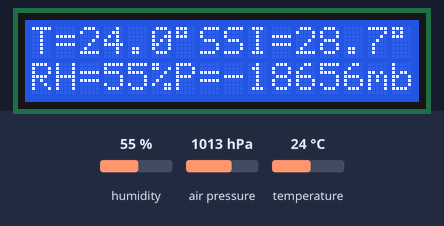
Bench run of a sketch on a simulated Arduino Uno, built with avr-gcc and run on an emulated ATmega328P. Parts: 16×2 character LCD. The test bench sets the inputs (shaded band); at power-on: air pressure 1013 hPa, humidity 55 %, temperature 24 °C. What the sketch prints to the serial monitor is not drawn.

Above: at 4.2 s.
4.3 s: air pressure set to 1000 hPa
At 6.3 s:
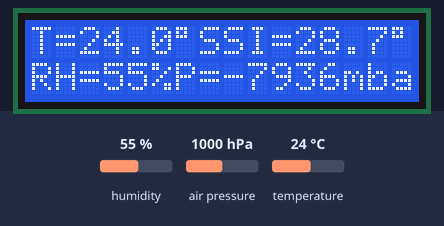
6.7 s: air pressure set to 1025 hPa
At 8.1 s:
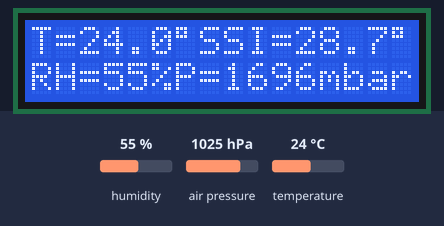
8.7 s: humidity set to 22 %
At 9.8 s:
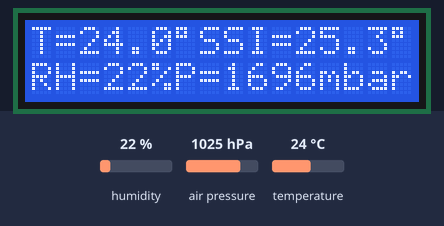
10.8 s: temperature set to 12 °C
At 12.6 s:
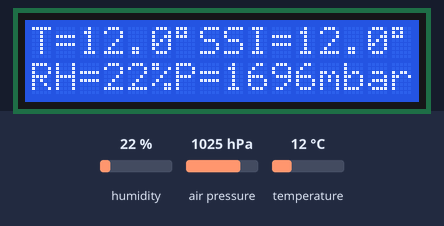
12.9 s: humidity set to 40 %
At 14.5 s:
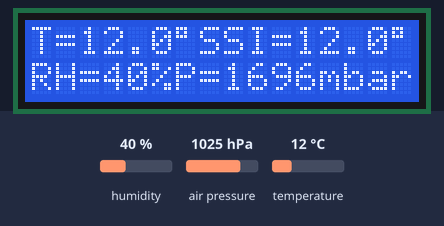
Timing chart, 0 to 15.9 s (numbered marks = the images above; inputs shaded):
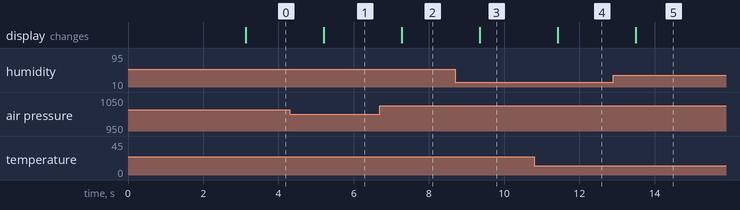

Measured:
- after the input at 4.3 s, the display: changes after 0.91 s (image 1)
- after the input at 6.7 s, the display: changes after 0.58 s (image 2)
- after the input at 8.7 s, the display: changes after 0.65 s (image 3)
- after the input at 10.8 s, the display: changes after 0.62 s (image 4)
- after the input at 12.9 s, the display: changes after 0.59 s (image 5)

The sketch:

bme280stazionemeteo.ino
```cpp
// (licence header left out)
/*
Tabella Connessioni
BME280              ->  Arduino
-------------------------------
Vin (Voltage In)    ->  3.3V
Gnd (Ground)        ->  GND
SDA (Serial Data)   ->  A4 on Uno/Pro-Mini, 20 on Mega2560/Due, 2 Leonardo/Pro-Micro
SCK (Serial Clock)  ->  A5 on Uno/Pro-Mini, 21 on Mega2560/Due, 3 Leonardo/Pro-Micro
 */

/* ==== Includes ==== */
#include <BME280I2C.h>
#include <Wire.h>             // Needed for legacy versions of Arduino.
#include <LiquidCrystal_I2C.h> // Libreria per LCD con interfaccia I2C
/* ====  END Includes ==== */

/* ==== Defines ==== */
#define SERIAL_BAUD 115200
/* ==== END Defines ==== */

/* ==== Global Variables ==== */

// definisco oggetto BME280I2C con settaggi di default adatti ad un uso tipo Meteo Station
// Default : forced mode, standby time = 1000 ms
// Oversampling = pressure ×1, temperature ×1, humidity ×1, filter off,


BME280I2C bme;

 //definisco oggetto lcd del tipo LiquidCrystal_I2C all'indirizzo 0x3F
LiquidCrystal_I2C lcd(0x3F, 16, 2);

// flag che determina l'uso di unità di misura metriche o imperiali
bool metric = true;

// variabili per temperatura, pressione, umidità, DewPoint, Indice di Disagio Termico
float temp(0), hum(0), pres(0),dewPoint(0),SSI(0);

// pressione espressa in mbar. 1 mbar = 100 hPa
// unit: B000 = Pa, B001 = hPa, B010 = Hg, B011 = atm, B100 = bar, B101 = torr, B110 = N/m^2, B111 = psi

uint8_t pressureUnit = 0x4;

/* ==== END Global Variables ==== */


// funzione per la conevrsione da gradi Centigradi a gradi Fahrenheit
float C2F(float tempC){
  return (9.0/5.0)*tempC +32;
}


// funzione per la conevrsione da gradi Fahrenheit a gradi Centigradi
float F2C(float tempC){
  return (tempC-32)*5.0/9.0;
}


// funzione per il calcolo del disagio termico espresso secondo il Summer Simmer Index.
// parametri: float tempC -> temperatura in °C
//            float rh umidità relativa in %
// Return:    SSI in °C
float Calc_SSI(float tempC, float rh){

float SSI=0;
float tempF=0;

SSI=tempC;

  if(tempC>=22){
    tempF=C2F(tempC);
    //SSI = 1.98 (Ta - (0.55 - 0.0055 UR) (Ta - 58)) - 56.83
    SSI=1.98*(tempF- (0.55-0.0055*rh)*(tempF-58))-56.83;
    SSI=F2C(SSI);
  }
return SSI;
}


/* ==== Setup ==== */
void setup() {

  //inizializzo porta seriale
  Serial.begin(SERIAL_BAUD);

  //inizializzo sensore BME280
  while(!bme.begin()){
    Serial.println("Could not find BME280 sensor!");
  }

  // inizializzo modulo LCD I2C
  lcd.begin();
  lcd.backlight();

  // Sposto il cursore nella prima colonna, prima riga
  lcd.setCursor(0, 0);
  lcd.print("  Gulli BME280 ");
  // Sposto il cursore nella prima colonna, seconda riga
  lcd.setCursor(0,1);
  lcd.print(" Meteo Station  ");
  delay(3000);
  lcd.clear();
}
/* ==== END Setup ==== */

/* ==== Loop ==== */
void loop() {

   //leggo dal sensoreBME280

  // Parameters: (float& pressure, float& temp, float& humidity, bool celsius = false, uint8_t pressureUnit = 0x0)
   bme.read(pres, temp, hum, metric, pressureUnit);
   dewPoint = bme.dew(metric);
   SSI=Calc_SSI(temp, hum);

  Serial.print("Temp=");
  Serial.print(temp,1);
  Serial.print("|");
  Serial.print("Hum=");
  Serial.print(int(hum));
  Serial.print("|");
  Serial.print("Press=");
  Serial.print(int(pres*1000));
  Serial.print("|");
  Serial.print("DEW=");
  Serial.print(dewPoint,1);
  Serial.print("|");
  Serial.print("SSI=");
  Serial.println(SSI,1);

  //visualizzo su LCD

  // Sposto il cursore nella prima colonna, prima riga
  lcd.setCursor(0, 0);
  lcd.print("T=");
  lcd.print(temp,1);
  lcd.print((char)223);

// Sposto il cursore nella ottava colonna, prima riga
  lcd.setCursor(7, 0);
  lcd.print("SSI=");
  lcd.print(SSI,1);
  lcd.print((char)223);

// Sposto il cursore nella prima colonna, seconda riga
  lcd.setCursor(0, 1);
  lcd.print("RH=");
  lcd.print(int(hum));
  lcd.print("%");

// Sposto il cursore nella settima colonna, seconda riga
  lcd.setCursor(6, 1);
  lcd.print("P=");
  lcd.print(int(pres*1000));
  lcd.print("mbar");

  delay(1000);
}
```
